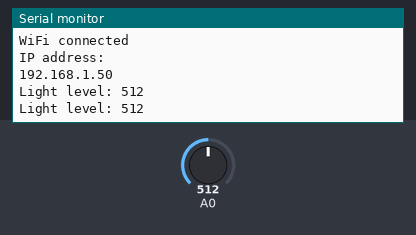
Bench run of a sketch on a simulated ESP8266 (NodeMCU). Parts: the last lines printed to the serial monitor. Inputs (shaded band) come from the test bench; at power-on: A0 = 512. WiFi joins after 1.5 s; servers stay silent unless stated; web services answer with replies made up by the test bench.

Above: at 2.7 s.
2.8 s: A0 set to 810
At 4.4 s:
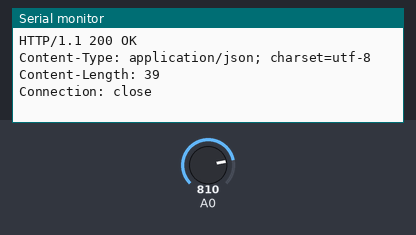
5.2 s: A0 set to 690
At 7.9 s:
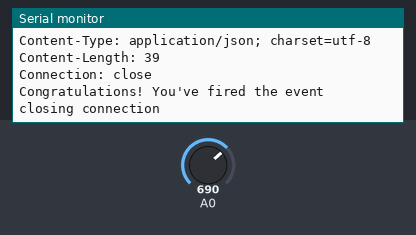
Timing chart, 0 to 9.4 s (numbered marks = the images above; inputs shaded):
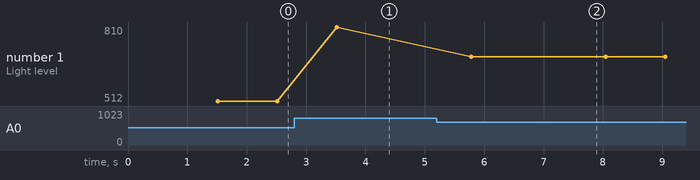

Measured:
- after the input at 2.8 s, the serial monitor: prints a new line after 0.71 s (image 1)
- after the input at 5.2 s, the serial monitor: prints a new line after 0.58 s (image 2)
- plotted number 1: 512 → 810 after the input at 2.8 s, 810 → 690 after the input at 5.2 s

The sketch:

trigger_photocell.ino
```cpp
// Libraries
#include <ESP8266WiFi.h>

// WiFi setting
const char* ssid = "wifi-name";
const char* password = "wifi-pass";

// IFTTT settings
const char* host = "maker.ifttt.com";
const char* key = "your-key";

// Light level
bool lightLevel = false;

void setup() {
  Serial.begin(115200);
  delay(10);

  // We start by connecting to a WiFi network

  Serial.println();
  Serial.println();
  Serial.print("Connecting to ");
  Serial.println(ssid);

  WiFi.begin(ssid, password);

  while (WiFi.status() != WL_CONNECTED) {
    delay(500);
    Serial.print(".");
  }

  Serial.println("");
  Serial.println("WiFi connected");
  Serial.println("IP address: ");
  Serial.println(WiFi.localIP());

}

void loop() {

  Serial.print("Light level: ");
  Serial.println(analogRead(A0));

  // Activate relay
  if (analogRead(A0) < 700 && lightLevel) {

    lightLevel = false;
    makeRequest("light_level_low");

  }

  // Deactivate relay
  if (analogRead(A0) > 800 && !lightLevel) {

    lightLevel = true;
    makeRequest("light_level_high");

  }

  delay(1000);

}

void makeRequest(String event) {

  Serial.print("connecting to ");
  Serial.println(host);

  // Use WiFiClient class to create TCP connections
  WiFiClient client;
  const int httpPort = 80;
  if (!client.connect(host, httpPort)) {
    Serial.println("connection failed");
    return;
  }

  // We now create a URI for the request
  String url = "/trigger/";
  url += event;
  url += "/with/key/";
  url += key;

  Serial.print("Requesting URL: ");
  Serial.println(url);

  // This will send the request to the server
  client.print(String("GET ") + url + " HTTP/1.1\r\n" +
               "Host: " + host + "\r\n" +
               "Connection: close\r\n\r\n");
  int timeout = millis() + 5000;
  while (client.available() == 0) {
    if (timeout - millis() < 0) {
      Serial.println(">>> Client Timeout !");
      client.stop();
      return;
    }
  }

  // Read all the lines of the reply from server and print them to Serial
  while(client.available()){
    String line = client.readStringUntil('\r');
    Serial.print(line);
  }

  Serial.println();
  Serial.println("closing connection");

}
```
